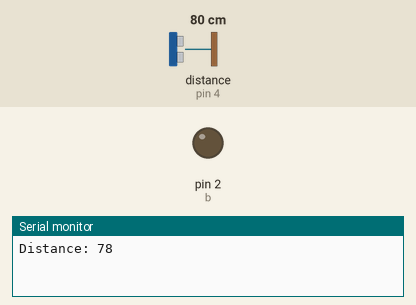
A sketch run on a simulated Arduino Uno, built with avr-gcc and run on an emulated ATmega328P. On the bench: output pins drawn as LEDs (lit = HIGH), the last lines printed to the serial monitor. Wiring (inferred from the names in the program): ultrasonic range finder: trigger pin 5; echo pin 4. The inputs (shaded band) are chosen by the test bench; at power-on: distance to the obstacle (sensor on pin 4) 80 cm. The echo pulse lasts 58.3 µs per cm; pins used as bus, display or sensor lines are not drawn.

Above: at 0.1 s.
At 0.6 s:
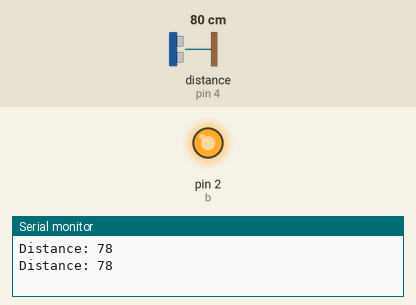
Timing chart, 0 to 2.1 s (numbered marks = the images above):
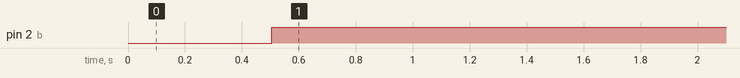

The sketch:

script.ino
```cpp
int trig = 5;
int echo = 4;
int b = 2;
long dura;
int dis;
void setup() {
  Serial.begin(9600);
  pinMode(echo, INPUT);
  pinMode(trig, OUTPUT);
  pinMode(echo, INPUT);
  pinMode(trig, OUTPUT);
  pinMode(b, OUTPUT);
}

void loop() {
  digitalWrite(trig, LOW);
  delayMicroseconds(10);
  digitalWrite(trig, HIGH);
  delayMicroseconds(10);
  digitalWrite(trig, LOW);
  dura = pulseIn(echo, HIGH);
  dis = dura * 0.034/2;
  Serial.print("Distance: ");
  Serial.println(dis);
  delay(500);
  if(dis<=1100){
    digitalWrite(b,HIGH);
  }
}
```

Measured:
- by itself, pin 2 (b): LOW → HIGH at 0.51 s
